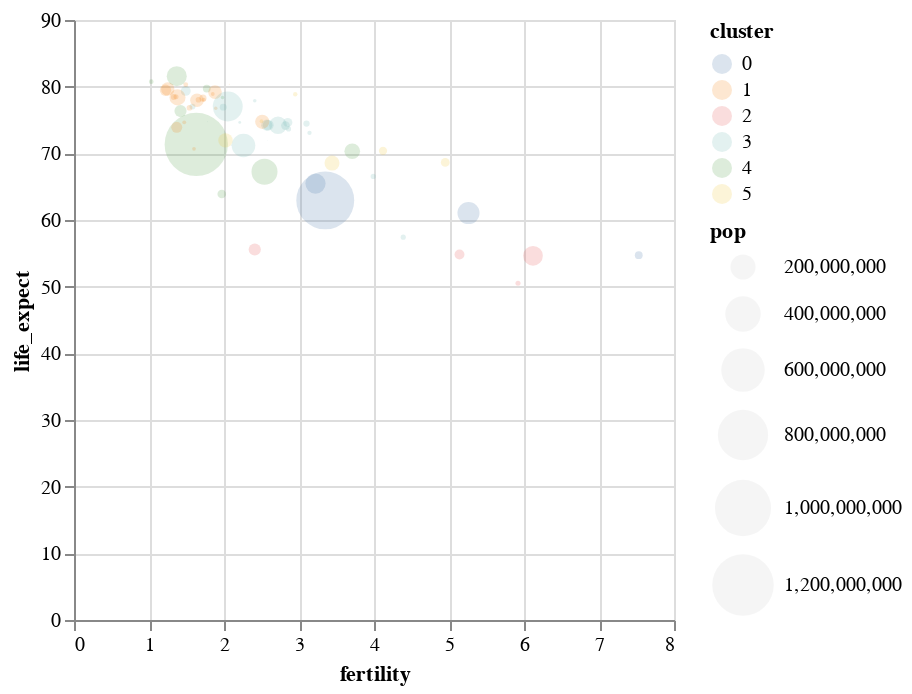

Here is the notebook cell this chart was saved with:
### Code cell
alt.Chart(data2000).mark_point(filled=True).encode(
    alt.X('fertility:Q'),
    alt.Y('life_expect:Q'),
    alt.Size('pop:Q', scale=alt.Scale(range=[0,1000])),
    alt.Color('cluster:N'),
    alt.OpacityValue(0.2)
)

### Figure 1 — Vega-Lite specification as saved in the notebook (floating-point values rounded to 4 significant figures)
{"config": {"view": {"continuousWidth": 300, "continuousHeight": 300}}, "data": {"name": "data-bc091f26dcbfed41e77a4db283369a07"}, "mark": {"type": "point", "filled": true}, "encoding": {"color": {"field": "cluster", "type": "nominal"}, "opacity": {"value": 0.2}, "size": {"field": "pop", "scale": {"range": [0, 1000]}, "type": "quantitative"}, "x": {"field": "fertility", "type": "quantitative"}, "y": {"field": "life_expect", "type": "quantitative"}}, "$schema": "https://vega.github.io/schema/vega-lite/v5.20.1.json", "datasets": {"data-bc091f26dcbfed41e77a4db283369a07": [{"year": 2000, "country": "Afghanistan", "cluster": 0, "pop": 19542982, "life_expect": 54.73, "fertility": 7.53}, {"year": 2000, "country": "Argentina", "cluster": 3, "pop": 37070774, "life_expect": 74.22, "fertility": 2.59}, {"year": 2000, "country": "Australia", "cluster": 4, "pop": 19017963, "life_expect": 79.72, "fertility": 1.77}, {"year": 2000, "country": "Austria", "cluster": 1, "pop": 8010428, "life_expect": 78.49, "fertility": 1.36}, {"year": 2000, "country": "Bahamas", "cluster": 3, "pop": 325014, "life_expect": 71.25, "fertility": 2.1}, {"year": 2000, "country": "Bangladesh", "cluster": 0, "pop": 129193327, "life_expect": 65.47, "fertility": 3.22}, {"year": 2000, "country": "Barbados", "cluster": 3, "pop": 264657, "life_expect": 74.74, "fertility": 1.78}, {"year": 2000, "country": "Belgium", "cluster": 1, "pop": 10264343, "life_expect": 78.04, "fertility": 1.66}, {"year": 2000, "country": "Bolivia", "cluster": 3, "pop": 8592656, "life_expect": 66.53, "fertility": 3.99}, {"year": 2000, "country": "Brazil", "cluster": 3, "pop": 175873720, "life_expect": 71.18, "fertility": 2.26}, {"year": 2000, "country": "Canada", "cluster": 3, "pop": 30683313, "life_expect": 79.36, "fertility": 1.49}, {"year": 2000, "country": "Chile", "cluster": 3, "pop": 15351799, "life_expect": 76.93, "fertility": 1.99}, {"year": 2000, "country": "China", "cluster": 4, "pop": 1264099069, "life_expect": 71.33, "fertility": 1.63}, {"year": 2000, "country": "Colombia", "cluster": 3, "pop": 39215135, "life_expect": 74.23, "fertility": 2.57}, {"year": 2000, "country": "Costa Rica", "cluster": 3, "pop": 3979193, "life_expect": 77.9, "fertility": 2.41}, {"year": 2000, "country": "Croatia", "cluster": 1, "pop": 4548434, "life_expect": 74.65, "fertility": 1.47}, {"year": 2000, "country": "Cuba", "cluster": 3, "pop": 11105791, "life_expect": 77.01, "fertility": 1.58}, {"year": 2000, "country": "Dominican Republic", "cluster": 3, "pop": 8540791, "life_expect": 73.66, "fertility": 2.86}, {"year": 2000, "country": "Ecuador", "cluster": 3, "pop": 12626507, "life_expect": 74.46, "fertility": 3.1}, {"year": 2000, "country": "Egypt", "cluster": 5, "pop": 71371371, "life_expect": 68.54, "fertility": 3.44}, {"year": 2000, "country": "El Salvador", "cluster": 3, "pop": 5958482, "life_expect": 73.07, "fertility": 3.14}, {"year": 2000, "country": "Finland", "cluster": 1, "pop": 5176209, "life_expect": 78.04, "fertility": 1.73}, {"year": 2000, "country": "France", "cluster": 1, "pop": 58665453, "life_expect": 79.19, "fertility": 1.88}, {"year": 2000, "country": "Georgia", "cluster": 1, "pop": 4265172, "life_expect": 70.68, "fertility": 1.6}, {"year": 2000, "country": "Germany", "cluster": 1, "pop": 81551677, "life_expect": 78.39, "fertility": 1.38}, {"year": 2000, "country": "Greece", "cluster": 1, "pop": 11038109, "life_expect": 78.44, "fertility": 1.33}, {"year": 2000, "country": "Grenada", "cluster": 3, "pop": 107432, "life_expect": 71.97, "fertility": 2.58}, {"year": 2000, "country": "Haiti", "cluster": 3, "pop": 8360225, "life_expect": 57.43, "fertility": 4.39}, {"year": 2000, "country": "Hong Kong, China", "cluster": 4, "pop": 6731195, "life_expect": 80.75, "fertility": 1.03}, {"year": 2000, "country": "Iceland", "cluster": 1, "pop": 281462, "life_expect": 80.35, "fertility": 2.07}, {"year": 2000, "country": "India", "cluster": 0, "pop": 1059633675, "life_expect": 62.94, "fertility": 3.35}, {"year": 2000, "country": "Indonesia", "cluster": 4, "pop": 214072421, "life_expect": 67.24, "fertility": 2.54}, {"year": 2000, "country": "Iran", "cluster": 5, "pop": 65544383, "life_expect": 71.94, "fertility": 2.02}, {"year": 2000, "country": "Iraq", "cluster": 5, "pop": 24628858, "life_expect": 68.64, "fertility": 4.95}, {"year": 2000, "country": "Ireland", "cluster": 1, "pop": 3768950, "life_expect": 76.77, "fertility": 1.89}, {"year": 2000, "country": "Israel", "cluster": 5, "pop": 6116958, "life_expect": 78.87, "fertility": 2.95}, {"year": 2000, "country": "Italy", "cluster": 1, "pop": 56966397, "life_expect": 79.64, "fertility": 1.25}, {"year": 2000, "country": "Jamaica", "cluster": 3, "pop": 2612205, "life_expect": 74.64, "fertility": 2.21}, {"year": 2000, "country": "Japan", "cluster": 4, "pop": 126803861, "life_expect": 81.57, "fertility": 1.37}, {"year": 2000, "country": "Kenya", "cluster": 2, "pop": 30851606, "life_expect": 54.83, "fertility": 5.14}, {"year": 2000, "country": "Lebanon", "cluster": 5, "pop": 4320642, "life_expect": 74.82, "fertility": 2.5}, {"year": 2000, "country": "Mexico", "cluster": 3, "pop": 97873442, "life_expect": 74.21, "fertility": 2.72}, {"year": 2000, "country": "Netherlands", "cluster": 1, "pop": 15899135, "life_expect": 78.28, "fertility": 1.72}, {"year": 2000, "country": "New Zealand", "cluster": 4, "pop": 3855266, "life_expect": 78.39, "fertility": 1.98}, {"year": 2000, "country": "Nigeria", "cluster": 2, "pop": 122851984, "life_expect": 54.63, "fertility": 6.12}, {"year": 2000, "country": "North Korea", "cluster": 4, "pop": 23367059, "life_expect": 63.9, "fertility": 1.97}, {"year": 2000, "country": "Norway", "cluster": 1, "pop": 4491202, "life_expect": 78.9, "fertility": 1.85}, {"year": 2000, "country": "Pakistan", "cluster": 0, "pop": 154369924, "life_expect": 61.04, "fertility": 5.26}, {"year": 2000, "country": "Peru", "cluster": 3, "pop": 26654439, "life_expect": 74.61, "fertility": 2.85}, {"year": 2000, "country": "Philippines", "cluster": 4, "pop": 77958223, "life_expect": 70.31, "fertility": 3.71}, {"year": 2000, "country": "Poland", "cluster": 1, "pop": 38504431, "life_expect": 73.9, "fertility": 1.37}, {"year": 2000, "country": "Portugal", "cluster": 1, "pop": 10300626, "life_expect": 76.84, "fertility": 1.54}, {"year": 2000, "country": "Rwanda", "cluster": 2, "pop": 8109989, "life_expect": 50.51, "fertility": 5.92}, {"year": 2000, "country": "Saudi Arabia", "cluster": 5, "pop": 21547390, "life_expect": 70.37, "fertility": 4.12}, {"year": 2000, "country": "South Africa", "cluster": 2, "pop": 46813266, "life_expect": 55.58, "fertility": 2.41}, {"year": 2000, "country": "South Korea", "cluster": 4, "pop": 46788591, "life_expect": 76.34, "fertility": 1.42}, {"year": 2000, "country": "Spain", "cluster": 1, "pop": 40741651, "life_expect": 79.47, "fertility": 1.22}, {"year": 2000, "country": "Switzerland", "cluster": 1, "pop": 7182059, "life_expect": 80.3, "fertility": 1.49}, {"year": 2000, "country": "Turkey", "cluster": 1, "pop": 64113547, "life_expect": 74.73, "fertility": 2.51}, {"year": 2000, "country": "United Kingdom", "cluster": 1, "pop": 58850043, "life_expect": 77.97, "fertility": 1.64}, {"year": 2000, "country": "United States", "cluster": 3, "pop": 282398554, "life_expect": 77.03, "fertility": 2.05}, {"year": 2000, "country": "Venezuela", "cluster": 3, "pop": 24427729, "life_expect": 74.17, "fertility": 2.82}]}}
